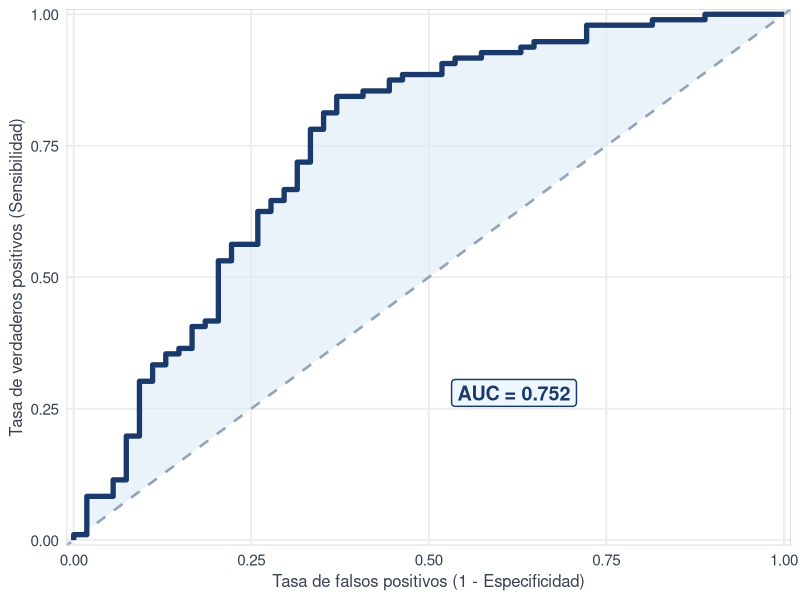

Source code (R):
## ---- chunk 1
#| echo: false
#| warning: false
#| message: false
#| fig-width: 4
#| fig-height: 4
#| out-width: "90%"
library(ggplot2)
set.seed(42)
n <- 150
x <- rnorm(n)
prob <- 1 / (1 + exp(-(0.5 + 1.2 * x)))
y <- rbinom(n, 1, prob)
o <- order(prob, decreasing = TRUE)
tpr <- c(0, cumsum(y[o]) / sum(y))
fpr <- c(0, cumsum(1 - y[o]) / sum(1 - y))
auc <- round(sum(diff(fpr) * (tpr[-1] + tpr[-length(tpr)])) / 2, 3)
df_roc <- data.frame(fpr = fpr, tpr = tpr)

ggplot(df_roc, aes(fpr, tpr)) +
  geom_ribbon(aes(ymin = fpr, ymax = tpr), fill = "#dce9f7", alpha = 0.6) +
  geom_abline(slope = 1, intercept = 0, linetype = "dashed",
              color = "#94a3b8", linewidth = 0.9) +
  geom_line(color = "#1a3a6b", linewidth = 1.8) +
  annotate("label", x = 0.62, y = 0.28,
           label = paste0("AUC = ", auc),
           size = 5, color = "#1a3a6b", fill = "#eef6ff",
           fontface = "bold", label.size = 0.5) +
  scale_x_continuous(limits = c(0, 1), expand = c(0.01, 0)) +
  scale_y_continuous(limits = c(0, 1), expand = c(0.01, 0)) +
  labs(x = "Tasa de falsos positivos (1 - Especificidad)",
       y = "Tasa de verdaderos positivos (Sensibilidad)") +
  theme_minimal(base_size = 13) +
  theme(
    axis.title   = element_text(size = 12, color = "#374151"),
    axis.text    = element_text(size = 11, color = "#374151"),
    panel.grid.minor = element_blank(),
    panel.border = element_rect(color = "#cbd5e1", fill = NA, linewidth = 0.5)
  )
